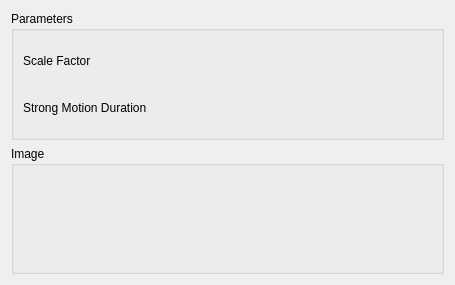
<?xml version="1.0" encoding="UTF-8"?>
<ui version="4.0">
 <class>SeismicLabGui::DlgBoxCarModulation</class>
 <widget class="QWidget" name="SeismicLabGui::DlgBoxCarModulation">
  <property name="geometry">
   <rect>
    <x>0</x>
    <y>0</y>
    <width>455</width>
    <height>285</height>
   </rect>
  </property>
  <property name="windowTitle">
   <string>Feature Parameters</string>
  </property>
  <property name="sizeGripEnabled" stdset="0">
   <bool>true</bool>
  </property>
  <layout class="QGridLayout" name="gridLayout">
   <item row="1" column="0">
    <widget class="QGroupBox" name="GroupBox5_5">
     <property name="title">
      <string>Image</string>
     </property>
     <layout class="QGridLayout" name="_6">
      <property name="leftMargin">
       <number>9</number>
      </property>
      <property name="topMargin">
       <number>9</number>
      </property>
      <property name="rightMargin">
       <number>9</number>
      </property>
      <property name="bottomMargin">
       <number>9</number>
      </property>
      <property name="spacing">
       <number>6</number>
      </property>
      <item row="1" column="0">
       <layout class="QHBoxLayout" name="horizontalLayout_9" stretch="0">
        <item>
         <widget class="QLabel" name="label_Image">
          <property name="text">
           <string/>
          </property>
         </widget>
        </item>
       </layout>
      </item>
     </layout>
    </widget>
   </item>
   <item row="0" column="0">
    <widget class="QGroupBox" name="GroupBox5_3">
     <property name="title">
      <string>Parameters</string>
     </property>
     <layout class="QGridLayout" name="_3">
      <property name="leftMargin">
       <number>9</number>
      </property>
      <property name="topMargin">
       <number>9</number>
      </property>
      <property name="rightMargin">
       <number>9</number>
      </property>
      <property name="bottomMargin">
       <number>9</number>
      </property>
      <property name="spacing">
       <number>6</number>
      </property>
      <item row="2" column="0">
       <layout class="QHBoxLayout" name="horizontalLayout_4" stretch="0,0">
        <item>
         <widget class="QLabel" name="label_4">
          <property name="text">
           <string>Strong Motion Duration</string>
          </property>
         </widget>
        </item>
        <item>
         <widget class="Gui::QuantitySpinBox" name="doubleSpinBox_StrongMotionDuration" native="true">
          <property name="keyboardTracking" stdset="0">
           <bool>false</bool>
          </property>
         </widget>
        </item>
       </layout>
      </item>
      <item row="1" column="0">
       <layout class="QHBoxLayout" name="horizontalLayout" stretch="0,0">
        <item>
         <widget class="QLabel" name="label">
          <property name="text">
           <string>Scale Factor</string>
          </property>
         </widget>
        </item>
        <item>
         <widget class="Gui::QuantitySpinBox" name="doubleSpinBox_ScaleFactor" native="true">
          <property name="keyboardTracking" stdset="0">
           <bool>false</bool>
          </property>
         </widget>
        </item>
       </layout>
      </item>
     </layout>
    </widget>
   </item>
  </layout>
 </widget>
 <customwidgets>
  <customwidget>
   <class>Gui::QuantitySpinBox</class>
   <extends>QWidget</extends>
   <header>Gui/QuantitySpinBox.h</header>
  </customwidget>
 </customwidgets>
 <resources/>
 <connections/>
</ui>
